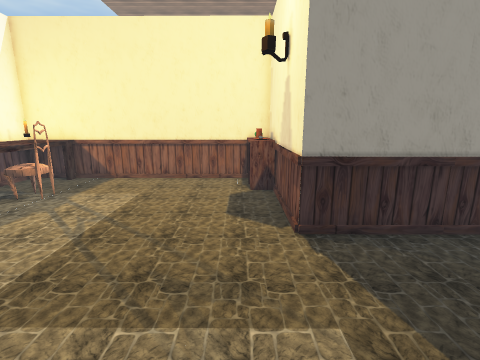
view 1 (above)

12 first-person views from a walk through a Unity game level. The camera is 1.5 m above the floor, tilts 12° down and sees 85° across. The floor is counted in squares, 0.5 m on a side. Each view is taken from the middle of a square. On the plan, view 1 faces up. The plan holds only what a view shows up to about 19 squares ahead; the rest is blank. The place goes on beyond the plan. The player is left out. Some surface patterns are stand-ins.

view 2
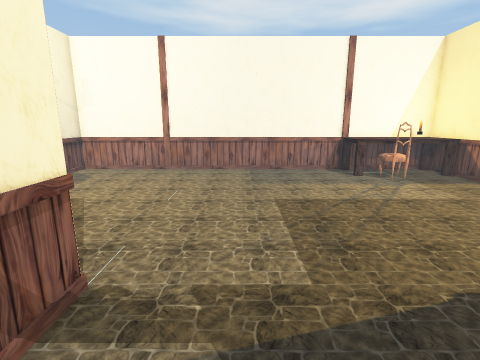

view 3
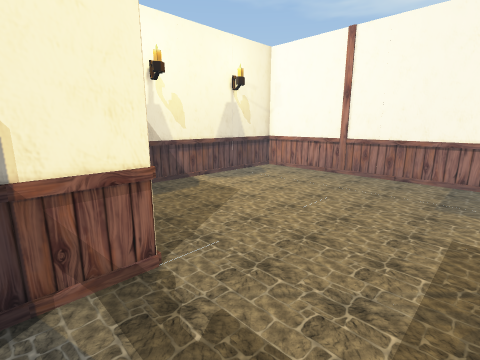

view 4
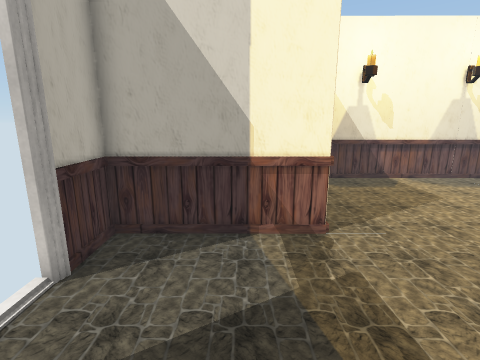

view 5
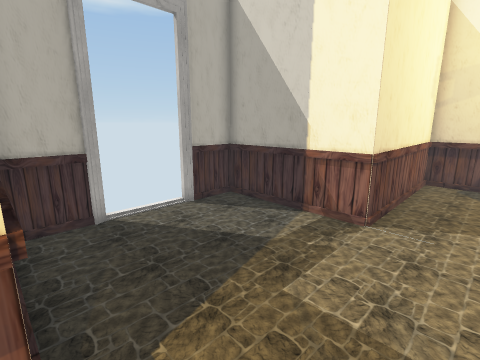

view 6
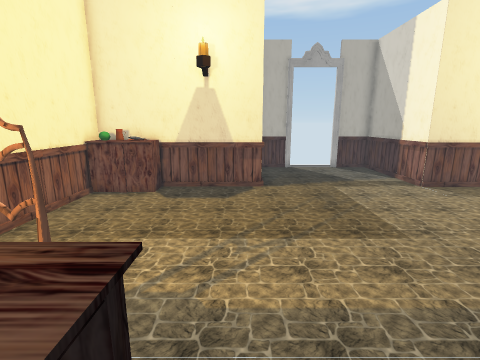

view 7
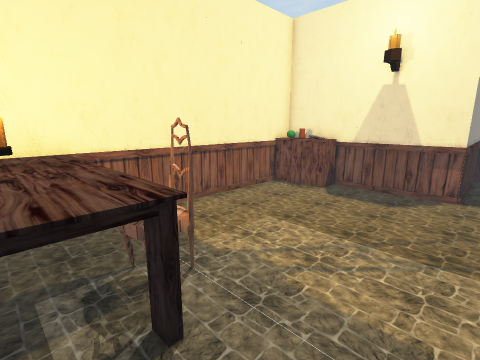

view 8
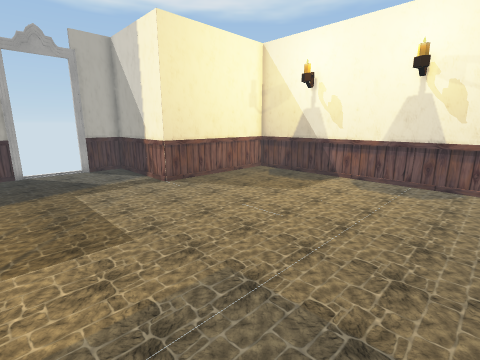

view 9
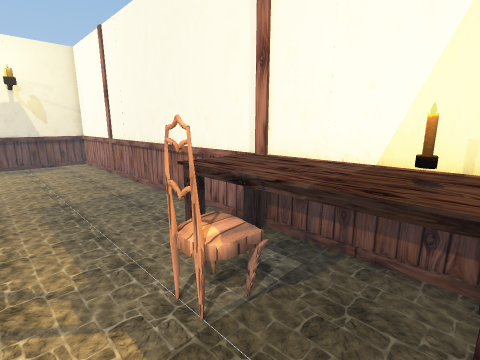

view 10
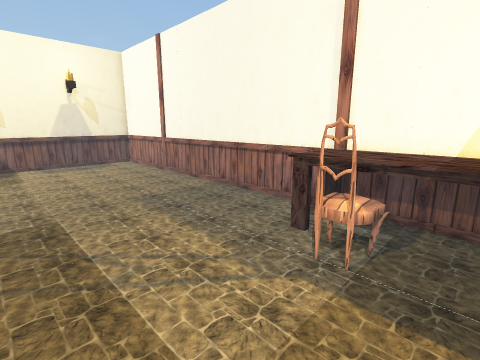

view 11
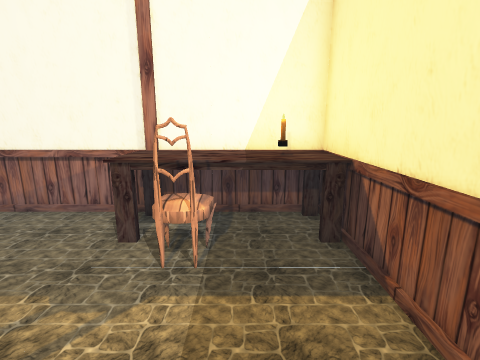

view 12
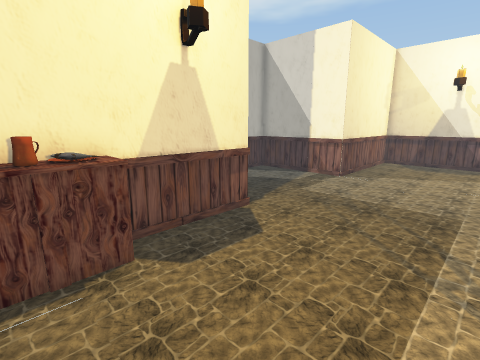

### Floor plan
Points are (right, up) in squares from view 1. A wall is a line through its corners. A room is listed if a view was taken in it or the views show most of it. See-through windows are left out.
Room 1 (views 1, 2, 3, 4, 5, 6, 7, 8, 9, 10, 11, 12)
walls: (7.6, 4.4) (7.6, 6.9) (1.6, 6.9) (1.6, 14.7) (-11.9, 14.8) (-11.9, -8.7) (1.6, -8.8) (1.6, -1) (7.6, -1) (7.6, 1.5)
objects: table (-11, 9) to (-8, 14); other object (0, 12) to (1, 14)

Where each view was taken, in squares from view 1:
view 1: 0 up, 0 right, facing up
view 2: 2 up, 6 right, facing left
view 3: 4 up, 4 right, facing down-left
view 4: 6 up, 4 right, facing down
view 5: 7 up, 1 left, facing down-right
view 6: 8 up, 11 left, facing right
view 7: 6 up, 11 left, facing up-right
view 8: 6 up, 11 left, facing down-right
view 9: 14 up, 6 left, facing down-left
view 10: 13 up, 3 left, facing down-left
view 11: 12 up, 3 left, facing left
view 12: 14 up, 5 left, facing down-right
